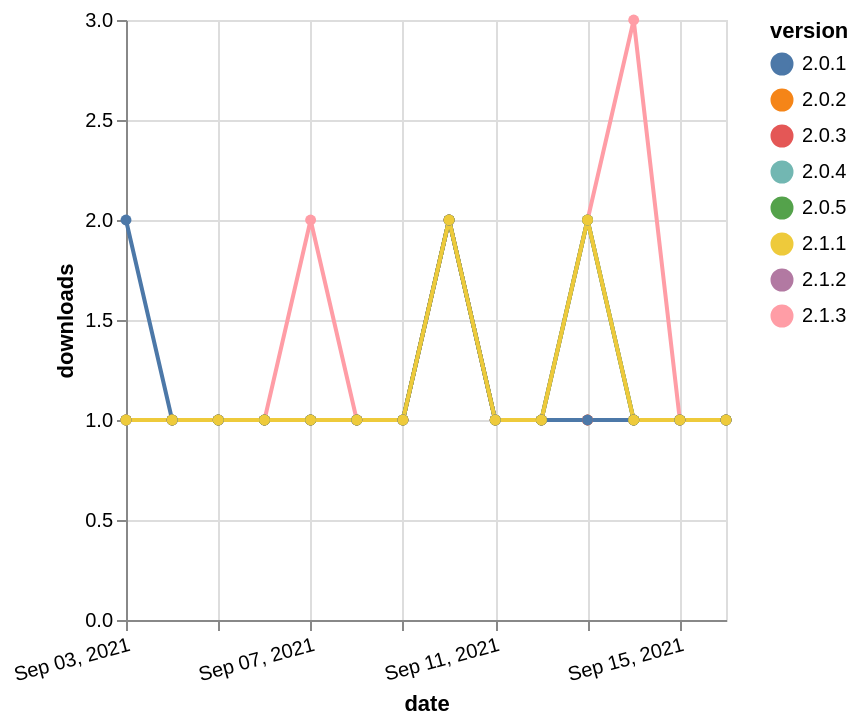

The Vega-Lite source for this figure:
### Vega-Lite specification from a JSON file in a GitHub repository (floating-point values rounded to 4 significant figures)
{"$schema": "https://vega.github.io/schema/vega-lite/v5.json", "description": "A simple bar chart with embedded data.", "data": {"values": [{"date": "2021-09-03", "total": 212, "delta": 1, "version": "2.0.2"}, {"date": "2021-09-04", "total": 213, "delta": 1, "version": "2.0.2"}, {"date": "2021-09-05", "total": 214, "delta": 1, "version": "2.0.2"}, {"date": "2021-09-06", "total": 215, "delta": 1, "version": "2.0.2"}, {"date": "2021-09-07", "total": 216, "delta": 1, "version": "2.0.2"}, {"date": "2021-09-08", "total": 217, "delta": 1, "version": "2.0.2"}, {"date": "2021-09-09", "total": 218, "delta": 1, "version": "2.0.2"}, {"date": "2021-09-10", "total": 220, "delta": 2, "version": "2.0.2"}, {"date": "2021-09-11", "total": 221, "delta": 1, "version": "2.0.2"}, {"date": "2021-09-12", "total": 222, "delta": 1, "version": "2.0.2"}, {"date": "2021-09-13", "total": 223, "delta": 1, "version": "2.0.2"}, {"date": "2021-09-14", "total": 224, "delta": 1, "version": "2.0.2"}, {"date": "2021-09-15", "total": 225, "delta": 1, "version": "2.0.2"}, {"date": "2021-09-16", "total": 226, "delta": 1, "version": "2.0.2"}, {"date": "2021-09-03", "total": 158, "delta": 1, "version": "2.1.3"}, {"date": "2021-09-04", "total": 159, "delta": 1, "version": "2.1.3"}, {"date": "2021-09-05", "total": 160, "delta": 1, "version": "2.1.3"}, {"date": "2021-09-06", "total": 161, "delta": 1, "version": "2.1.3"}, {"date": "2021-09-07", "total": 163, "delta": 2, "version": "2.1.3"}, {"date": "2021-09-08", "total": 164, "delta": 1, "version": "2.1.3"}, {"date": "2021-09-09", "total": 165, "delta": 1, "version": "2.1.3"}, {"date": "2021-09-10", "total": 167, "delta": 2, "version": "2.1.3"}, {"date": "2021-09-11", "total": 168, "delta": 1, "version": "2.1.3"}, {"date": "2021-09-12", "total": 169, "delta": 1, "version": "2.1.3"}, {"date": "2021-09-13", "total": 171, "delta": 2, "version": "2.1.3"}, {"date": "2021-09-14", "total": 174, "delta": 3, "version": "2.1.3"}, {"date": "2021-09-15", "total": 175, "delta": 1, "version": "2.1.3"}, {"date": "2021-09-16", "total": 176, "delta": 1, "version": "2.1.3"}, {"date": "2021-09-03", "total": 149, "delta": 1, "version": "2.0.4"}, {"date": "2021-09-04", "total": 150, "delta": 1, "version": "2.0.4"}, {"date": "2021-09-05", "total": 151, "delta": 1, "version": "2.0.4"}, {"date": "2021-09-06", "total": 152, "delta": 1, "version": "2.0.4"}, {"date": "2021-09-07", "total": 153, "delta": 1, "version": "2.0.4"}, {"date": "2021-09-08", "total": 154, "delta": 1, "version": "2.0.4"}, {"date": "2021-09-09", "total": 155, "delta": 1, "version": "2.0.4"}, {"date": "2021-09-10", "total": 157, "delta": 2, "version": "2.0.4"}, {"date": "2021-09-11", "total": 158, "delta": 1, "version": "2.0.4"}, {"date": "2021-09-12", "total": 159, "delta": 1, "version": "2.0.4"}, {"date": "2021-09-13", "total": 161, "delta": 2, "version": "2.0.4"}, {"date": "2021-09-14", "total": 162, "delta": 1, "version": "2.0.4"}, {"date": "2021-09-15", "total": 163, "delta": 1, "version": "2.0.4"}, {"date": "2021-09-16", "total": 164, "delta": 1, "version": "2.0.4"}, {"date": "2021-09-03", "total": 175, "delta": 1, "version": "2.0.3"}, {"date": "2021-09-04", "total": 176, "delta": 1, "version": "2.0.3"}, {"date": "2021-09-05", "total": 177, "delta": 1, "version": "2.0.3"}, {"date": "2021-09-06", "total": 178, "delta": 1, "version": "2.0.3"}, {"date": "2021-09-07", "total": 179, "delta": 1, "version": "2.0.3"}, {"date": "2021-09-08", "total": 180, "delta": 1, "version": "2.0.3"}, {"date": "2021-09-09", "total": 181, "delta": 1, "version": "2.0.3"}, {"date": "2021-09-10", "total": 183, "delta": 2, "version": "2.0.3"}, {"date": "2021-09-11", "total": 184, "delta": 1, "version": "2.0.3"}, {"date": "2021-09-12", "total": 185, "delta": 1, "version": "2.0.3"}, {"date": "2021-09-13", "total": 186, "delta": 1, "version": "2.0.3"}, {"date": "2021-09-14", "total": 187, "delta": 1, "version": "2.0.3"}, {"date": "2021-09-15", "total": 188, "delta": 1, "version": "2.0.3"}, {"date": "2021-09-16", "total": 189, "delta": 1, "version": "2.0.3"}, {"date": "2021-09-03", "total": 132, "delta": 1, "version": "2.1.2"}, {"date": "2021-09-04", "total": 133, "delta": 1, "version": "2.1.2"}, {"date": "2021-09-05", "total": 134, "delta": 1, "version": "2.1.2"}, {"date": "2021-09-06", "total": 135, "delta": 1, "version": "2.1.2"}, {"date": "2021-09-07", "total": 136, "delta": 1, "version": "2.1.2"}, {"date": "2021-09-08", "total": 137, "delta": 1, "version": "2.1.2"}, {"date": "2021-09-09", "total": 138, "delta": 1, "version": "2.1.2"}, {"date": "2021-09-10", "total": 140, "delta": 2, "version": "2.1.2"}, {"date": "2021-09-11", "total": 141, "delta": 1, "version": "2.1.2"}, {"date": "2021-09-12", "total": 142, "delta": 1, "version": "2.1.2"}, {"date": "2021-09-13", "total": 144, "delta": 2, "version": "2.1.2"}, {"date": "2021-09-14", "total": 145, "delta": 1, "version": "2.1.2"}, {"date": "2021-09-15", "total": 146, "delta": 1, "version": "2.1.2"}, {"date": "2021-09-16", "total": 147, "delta": 1, "version": "2.1.2"}, {"date": "2021-09-03", "total": 219, "delta": 2, "version": "2.0.1"}, {"date": "2021-09-04", "total": 220, "delta": 1, "version": "2.0.1"}, {"date": "2021-09-05", "total": 221, "delta": 1, "version": "2.0.1"}, {"date": "2021-09-06", "total": 222, "delta": 1, "version": "2.0.1"}, {"date": "2021-09-07", "total": 223, "delta": 1, "version": "2.0.1"}, {"date": "2021-09-08", "total": 224, "delta": 1, "version": "2.0.1"}, {"date": "2021-09-09", "total": 225, "delta": 1, "version": "2.0.1"}, {"date": "2021-09-10", "total": 227, "delta": 2, "version": "2.0.1"}, {"date": "2021-09-11", "total": 228, "delta": 1, "version": "2.0.1"}, {"date": "2021-09-12", "total": 229, "delta": 1, "version": "2.0.1"}, {"date": "2021-09-13", "total": 230, "delta": 1, "version": "2.0.1"}, {"date": "2021-09-14", "total": 231, "delta": 1, "version": "2.0.1"}, {"date": "2021-09-15", "total": 232, "delta": 1, "version": "2.0.1"}, {"date": "2021-09-16", "total": 233, "delta": 1, "version": "2.0.1"}, {"date": "2021-09-03", "total": 167, "delta": 1, "version": "2.0.5"}, {"date": "2021-09-04", "total": 168, "delta": 1, "version": "2.0.5"}, {"date": "2021-09-05", "total": 169, "delta": 1, "version": "2.0.5"}, {"date": "2021-09-06", "total": 170, "delta": 1, "version": "2.0.5"}, {"date": "2021-09-07", "total": 171, "delta": 1, "version": "2.0.5"}, {"date": "2021-09-08", "total": 172, "delta": 1, "version": "2.0.5"}, {"date": "2021-09-09", "total": 173, "delta": 1, "version": "2.0.5"}, {"date": "2021-09-10", "total": 175, "delta": 2, "version": "2.0.5"}, {"date": "2021-09-11", "total": 176, "delta": 1, "version": "2.0.5"}, {"date": "2021-09-12", "total": 177, "delta": 1, "version": "2.0.5"}, {"date": "2021-09-13", "total": 179, "delta": 2, "version": "2.0.5"}, {"date": "2021-09-14", "total": 180, "delta": 1, "version": "2.0.5"}, {"date": "2021-09-15", "total": 181, "delta": 1, "version": "2.0.5"}, {"date": "2021-09-16", "total": 182, "delta": 1, "version": "2.0.5"}, {"date": "2021-09-03", "total": 158, "delta": 1, "version": "2.1.1"}, {"date": "2021-09-04", "total": 159, "delta": 1, "version": "2.1.1"}, {"date": "2021-09-05", "total": 160, "delta": 1, "version": "2.1.1"}, {"date": "2021-09-06", "total": 161, "delta": 1, "version": "2.1.1"}, {"date": "2021-09-07", "total": 162, "delta": 1, "version": "2.1.1"}, {"date": "2021-09-08", "total": 163, "delta": 1, "version": "2.1.1"}, {"date": "2021-09-09", "total": 164, "delta": 1, "version": "2.1.1"}, {"date": "2021-09-10", "total": 166, "delta": 2, "version": "2.1.1"}, {"date": "2021-09-11", "total": 167, "delta": 1, "version": "2.1.1"}, {"date": "2021-09-12", "total": 168, "delta": 1, "version": "2.1.1"}, {"date": "2021-09-13", "total": 170, "delta": 2, "version": "2.1.1"}, {"date": "2021-09-14", "total": 171, "delta": 1, "version": "2.1.1"}, {"date": "2021-09-15", "total": 172, "delta": 1, "version": "2.1.1"}, {"date": "2021-09-16", "total": 173, "delta": 1, "version": "2.1.1"}]}, "width": "container", "mark": {"type": "line", "point": {"filled": true}}, "encoding": {"x": {"field": "date", "type": "temporal", "timeUnit": "yearmonthdate", "title": "date", "axis": {"labelAngle": -15}}, "y": {"field": "delta", "type": "quantitative", "title": "downloads"}, "color": {"field": "version", "type": "nominal"}, "tooltip": {"field": "delta"}}}
